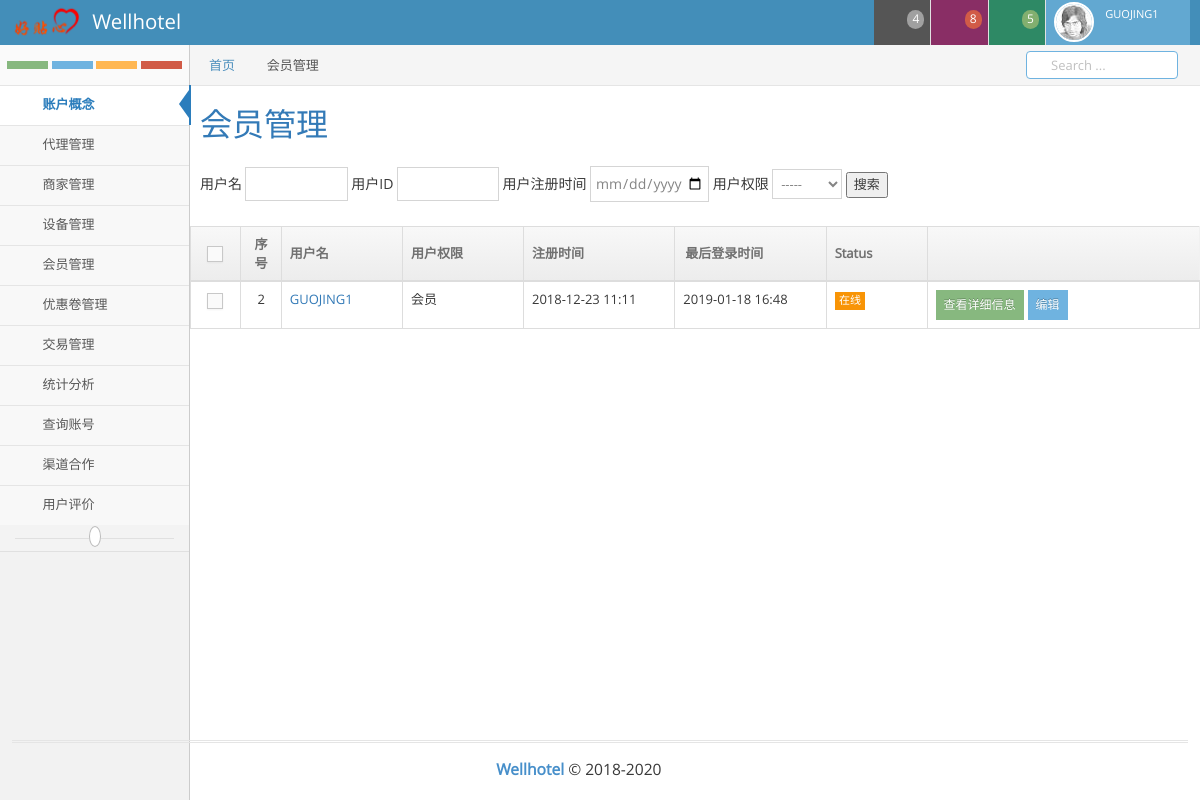
/Member/all (signed in), run on the app's committed database.
### xproject/models.py (models this page shows, shortened)
class NormalUser(AbstractUser):
    mob = models.CharField(verbose_name=_('mob'),max_length=30,null=True)
    QQ = models.CharField(verbose_name=_('QQ'),max_length=20,null=True)
    Weixin = models.CharField(verbose_name=_('Weixin'),max_length=20,null=True)
    email = models.EmailField(verbose_name=_("email"),max_length=50,null=True)
    AlarmMOB = models.IntegerField(verbose_name=_("AlarmMOB"),null=True)
    AlarmMail = models.EmailField(verbose_name=_("AlarmMail"),max_length=50,null=True)
    OrganizationID = models.IntegerField(verbose_name=_("OrganizationID"),max_length=50,null=True)
    class Meta:
        db_table = 'user'
        verbose_name = 'USERS'
        verbose_name_plural = verbose_name

### xproject/views.py (the view)
# urls.py: url(r'^Member/all$',views.Member,name='Member'),
@login_required
def Member(request):
    username = request.user.username
    members = models.NormalUser.objects.filter(username=username)
    if request.user.is_superuser:
        members = models.NormalUser.objects.all()
    return render(request,'xproject/user_all.html',locals())

### xproject/templates/xproject/user_all.html (shortened to what this page needs)
{% extends 'xproject/base.html' %}
{% block tag %} 会员管理 {% endblock %}
{% block content %}
<div class="guo-subclass" style="width:99%;left:1%;">
    <h1><a href="#" >会员管理</a></h1>
</div>
<div class="guo-sou-1" style="left:1%;">
    <div class="guo-sou-3">
        <form method="post" action="{% url 'xproject:transaction'%}">
            <label>用户名</label>
            <input type="text" name="name" value="" class="guo-input-1" id="name_guo_ajax">
            <label>用户ID</label>
            <input type="text" name="nameID" value="" class="guo-input-1" id="nameID_guo_ajax">
            <label>用户注册时间</label>
                <input type="date" name="registertime" value="" class="guo-input-2" id="registertime_guo_ajax">
            <label>用户权限</label>
            <select name="Jurisdiction" class="guo-select-1" id="Jurisdiction_guo_ajax">
                <option value="">-----</option>
            </select>
            <button type="button" id="guo-user-ajax" style="width:5%;" data-action="{% url 'xproject:Member_ajax'%}">搜索</button>
        </form>
    </div>
</div>
<div class="row">
							<div class="col-xs-12">
								<div class="row">
									<div class="col-xs-12">
										<table id="simple-table" class="table  table-bordered table-hover">
											<thead>
												<tr>
													<th class="center" style="width:5%;">
														<label class="pos-rel">
															<span class="lbl"></span>
														</label>
													</th>
													<th class="detail-col" style="width:4%;">序号</th>
													<th style="width:12%;">用户名</th>
													<th style="width:12%;">用户权限</th>
													<th class="hidden-480" style="width:15%;">注册时间</th>
													<th class="guo-size-1" style="width:15%;">
														最后登录时间
													</th>
													<th class="hidden-480 guo-size-1" style="width:10%;">Status</th>
													<th class="guo-size-1"></th>
												</tr>
											</thead>
											{% for member in members %}
											<tbody>
												<tr>
													<td class="center">
														<label class="pos-rel">
															<span class="lbl"></span>
														</label>
													</td>
													<td class="center">{{ member.id }}
													</td>
													<td>
														<a href="#">{{ member.username }}</a>
													</td>
													{% if member.is_superuser %}
														<td>管理员</td>
													{% else %}
														<td>会员</td>
													{% endif %}
													<td class="hidden-480">{{ member.date_joined|date:'Y-m-d H:i' }}</td>
													<td>{{ member.last_login|date:'Y-m-d H:i'}}</td>
													<td class="hidden-480">
														{% if member.is_authenticated %}
															<span class="label label-sm label-warning">在线</span>
														{% else %}
															<span class="label label-sm label-warning">离线</span>
														{% endif %}
													</td>
													<td>
														<div class="hidden-sm hidden-xs btn-group">
															<a class="ace-icon fa fa-check bigger-120"  href="{% url 'xproject:Member_user' member.id %}">
																<button class="btn btn-xs btn-success" type="submit">
																查看详细信息
																</button>
															</a>
															<a class="ace-icon fa fa-pencil bigger-120" href="{}">
																<button class="btn btn-xs btn-info" type="submit">
																编辑
																</button>
															</a>
														</div>
													</td>
												</tr>
											</tbody>
											{% endfor %}
										</table>
									</div>
								</div>
									</div>
								</div>
{% endblock %}

### xproject/templates/xproject/base.html (shortened to what this page needs)
<!DOCTYPE html>
{% load staticfiles %}
<html lang="en">
	<head>
		<link rel="stylesheet" href="{% static 'xproject/assets/css/bootstrap.min.css' %}" />
		<link ruser-infoel="stylesheet" href="{% static 'xproject/assets/font-awesome/4.5.0/css/font-awesome.min.css' %}" />
		<link rel="stylesheet" href="{% static '/xproject/assets/css/ace.min.css' %}" class="ace-main-stylesheet" id="main-ace-style" />
		<link rel="stylesheet" href="{% static '/xproject/assets/css/ace-skins.min.css' %}" />
		<link rel="stylesheet" href="{% static '/xproject/assets/css/ace-rtl.min.css' %}" />
		<link rel="stylesheet" href="{% static '/xproject/assets/css/guojing.min.css' %}" />
	</head>
	<body class="no-skin">
		<div id="navbar" class="navbar navbar-default          ace-save-state">
			<div class="navbar-container ace-save-state" id="navbar-container">
				<div class="navbar-header pull-left">
					<img src="{% static 'xproject/img/logo.png' %}" style="width:38%;float:left;">
					<a href="{% url 'xproject:index' %}" class="navbar-brand">
						<small>
							Wellhotel
						</small>
					</a>
				</div>
				<div class="navbar-buttons navbar-header pull-right" role="navigation">
					<ul class="nav ace-nav">
						<li class="grey dropdown-modal">
							<a data-toggle="dropdown" class="dropdown-toggle" href="#">
								<span class="badge badge-grey">4</span>
							</a>
						</li>
						<li class="purple dropdown-modal">
							<a data-toggle="dropdown" class="dropdown-toggle" href="#">
								<span class="badge badge-important">8</span>
							</a>
						</li>
						<li class="green dropdown-modal">
							<a data-toggle="dropdown" class="dropdown-toggle" href="#">
								<span class="badge badge-success">5</span>
							</a>
						</li>
						<li class="light-blue dropdown-modal">
							<a data-toggle="dropdown" href="#" class="dropdown-toggle">
								<img class="nav-user-photo" src="{% static 'xproject/assets/images/avatars/user.jpg' %}" alt="Jason's Photo" />
								<span class="user-info">
									<small>{{request.user.username}}</small>
								</span>
							</a>
						</li>
					</ul>
				</div>
			</div>
		</div>
		<div class="main-container ace-save-state" id="main-container">
			<div id="sidebar" class="sidebar                  responsive                    ace-save-state">
				<div class="sidebar-shortcuts" id="sidebar-shortcuts">
					<div class="sidebar-shortcuts-large" id="sidebar-shortcuts-large">
						<button class="btn btn-success">
						</button>
						<button class="btn btn-info">
						</button>
						<button class="btn btn-warning">
						</button>
						<button class="btn btn-danger">
						</button>
					</div>
				</div>
				<ul class="nav nav-list">
					<li class="active">
						<a href="{% url 'xproject:index' %}">
							<span class="menu-text"> 账户概念 </span>
						</a>
					</li>
					<li class="">
						<a href="#" class="dropdown-toggle">
							<span class="menu-text">
								代理管理
							</span>
							<b class="arrow fa fa-angle-down"></b>
						</a>
					</li>
					<li class="">
						<a href="#" class="dropdown-toggle">
							<span class="menu-text"> 商家管理 </span>
							<b class="arrow fa fa-angle-down"></b>
						</a>
					</li>
					<li class="">
						<a href="#" class="dropdown-toggle">
							<span class="menu-text"> 设备管理 </span>
							<b class="arrow fa fa-angle-down"></b>
						</a>
					</li>
					<li class="">
						<a href="#" class="dropdown-toggle">
							<span class="menu-text"> 会员管理 </span>
							<b class="arrow fa fa-angle-down"></b>
						</a>
					</li>
					<li class="">
						<a href="#" class="dropdown-toggle">
							<span class="menu-text"> 优惠卷管理 </span>
							<b class="arrow fa fa-angle-down"></b>
						</a>
					</li>
					<li class="">
						<a href="#" class="dropdown-toggle">
							<span class="menu-text"> 交易管理 </span>
							<b class="arrow fa fa-angle-down"></b>
						</a>
					</li>
					<li class="">
						<a href="#" class="dropdown-toggle">
							<span class="menu-text"> 统计分析 </span>
							<b class="arrow fa fa-angle-down"></b>
						</a>
					</li>
					<li class="">
						<a href="#" class="dropdown-toggle">
							<span class="menu-text"> 查询账号 </span>
							<b class="arrow fa fa-angle-down"></b>
						</a>
					</li>
					<li class="">
						<a href="#" class="dropdown-toggle">
							<span class="menu-text"> 渠道合作 </span>
							<b class="arrow fa fa-angle-down"></b>
						</a>
					</li>
					<li class="">
						<a href="#" class="dropdown-toggle">
							<span class="menu-text"> 用户评价 </span>
							<b class="arrow fa fa-angle-down"></b>
						</a>
					</li>
				<div class="sidebar-toggle sidebar-collapse" id="sidebar-collapse">
					<i id="sidebar-toggle-icon" class="ace-icon fa fa-angle-double-left ace-save-state" data-icon1="ace-icon fa fa-angle-double-left" data-icon2="ace-icon fa fa-angle-double-right"></i>
				</div>
			<div class="footer">
				<div class="footer-inner">
					<div class="footer-content">
						<span class="bigger-120">
							<span class="blue bolder">Wellhotel</span>
							 &copy; 2018-2020
						</span>
						<span class="action-buttons">
						</span>
					</div>
				</div>
			</div>
				</ul></div>
			<div class="main-content">
				<div class="main-content-inner">
					<div class="breadcrumbs ace-save-state" id="breadcrumbs">
						<ul class="breadcrumb">
							<li>
								<a href="{% url 'xproject:index' %}">首页</a>
							</li>
							<li class="active">{% block tag %}Dashboard{% endblock %}</li>
						</ul>
						<div class="nav-search" id="nav-search">
							<form class="form-search">
								<span class="input-icon">
									<input type="text" placeholder="Search ..." class="nav-search-input" id="nav-search-input" autocomplete="off" />
									<i class="ace-icon fa fa-search nav-search-icon"></i>
								</span>
							</form>
						</div>
					</div>
					{% block content %} {% endblock %}
				</div>
			</div>
		</div>
	</body>
</html>

### data on the page
NormalUser: user.username "GUOJING1", id "2", username "GUOJING1", is_superuser "会员", date_joined "2018-12-23 11:11", last_login "2019-01-18 16:48", shows "在线"
